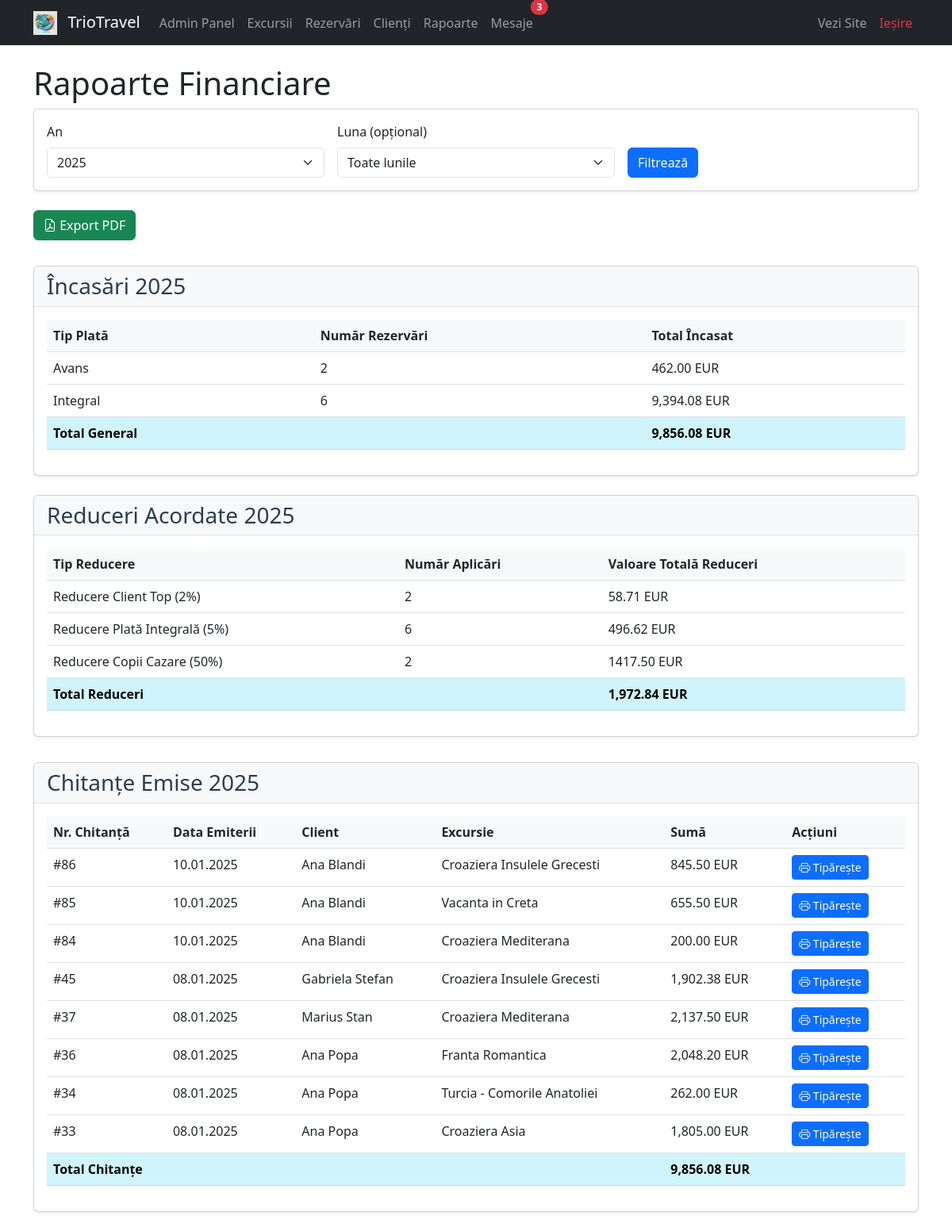
Screenshot of /admin/rapoarte.php (signed in) with the database file from the repository.
### tables this page shows
CREATE TABLE IF NOT EXISTS `chitante` (
  `id` bigint UNSIGNED NOT NULL AUTO_INCREMENT,
  `rezervare_id` int DEFAULT NULL,
  `suma` decimal(10,2) NOT NULL,
  `tip_operatie` varchar(20) DEFAULT 'plata',
  `data_plata` timestamp NULL DEFAULT CURRENT_TIMESTAMP,
  `creat_la` timestamp NULL DEFAULT CURRENT_TIMESTAMP,
  PRIMARY KEY (`id`),
  UNIQUE KEY `id` (`id`),
  KEY `fk_chitante_rezervari` (`rezervare_id`)
);

CREATE TABLE IF NOT EXISTS `excursii` (
  `id` bigint UNSIGNED NOT NULL AUTO_INCREMENT,
  `tip` varchar(50) NOT NULL,
  `oferta_speciala` varchar(50) DEFAULT NULL,
  `tip_masa` varchar(50) DEFAULT NULL,
  `sezon_id` int DEFAULT NULL,
  `nume` varchar(200) NOT NULL,
  `descriere` text,
  `data_inceput` date NOT NULL,
  `data_sfarsit` date NOT NULL,
  `pret_cazare_per_persoana` decimal(10,2) NOT NULL,
  `creat_la` timestamp NULL DEFAULT CURRENT_TIMESTAMP,
  `poza1` varchar(255) DEFAULT NULL,
  `poza2` varchar(255) DEFAULT NULL,
  `status` enum('activ','inactiv','anulat') DEFAULT 'activ',
  `tip_cazare_id` bigint UNSIGNED NOT NULL,
  `locatie_id` bigint UNSIGNED NOT NULL,
  `numar_nopti` int NOT NULL,
  PRIMARY KEY (`id`),
  UNIQUE KEY `id` (`id`),
  KEY `idx_excursii_date_tip` (`data_inceput`,`data_sfarsit`,`tip`),
  KEY `idx_excursii_status` (`status`),
  KEY `fk_excursii_tip_cazare` (`tip_cazare_id`),
  KEY `fk_excursii_locatii` (`locatie_id`)
);

### admin/rapoarte.php (the view, shortened to what this page needs)
<?php
require_once '../conexiune.php';
$result_ani = $conn->query("SELECT DISTINCT YEAR(data_creare) as an FROM rezervari ORDER BY an DESC");
$ani = [];
while ($row = $result_ani->fetch_assoc()) {
    $ani[] = $row['an'];
}
$luni = [
    1 => 'Ianuarie', 2 => 'Februarie', 3 => 'Martie',
    4 => 'Aprilie', 5 => 'Mai', 6 => 'Iunie',
    7 => 'Iulie', 8 => 'August', 9 => 'Septembrie',
    10 => 'Octombrie', 11 => 'Noiembrie', 12 => 'Decembrie'
];
$an_selectat = isset($_GET['an']) ? $_GET['an'] : date('Y');
$luna_selectata = isset($_GET['luna']) ? $_GET['luna'] : '';
?>
<!DOCTYPE html>
<html lang="ro">
<head>
    <link href="https://cdn.jsdelivr.net/npm/bootstrap@5.3.0/dist/css/bootstrap.min.css" rel="stylesheet">
    <link href="https://cdn.jsdelivr.net/npm/bootstrap-icons@1.7.2/font/bootstrap-icons.css" rel="stylesheet">
</head>
<body>
    <?php include('navbar.php'); ?>
    <div class="container mt-4">
        <h1>Rapoarte Financiare</h1>
        <div class="card mb-4">
            <div class="card-body">
                <form method="GET" class="row g-3">
                    <div class="col-md-4">
                        <label class="form-label">An</label>
                        <select name="an" class="form-select">
                            <?php foreach ($ani as $an): ?>
                                <option value="<?= $an ?>" <?= $an == $an_selectat ? 'selected' : '' ?>>
                                    <?= $an ?>
                                </option>
                            <?php endforeach; ?>
                        </select>
                    </div>
                    <div class="col-md-4">
                        <label class="form-label">Luna (opțional)</label>
                        <select name="luna" class="form-select">
                            <option value="">Toate lunile</option>
                        </select>
                    </div>
                    <div class="col-md-4">
                        <label class="form-label">&nbsp;</label>
                        <button type="submit" class="btn btn-primary d-block">Filtrează</button>
                    </div>
                </form>
            </div>
        </div>
        <div class="mb-3">
            <a href="export_raport.php?an=<?= $an_selectat ?><?= $luna_selectata ? '&luna='.$luna_selectata : '' ?>"
               class="btn btn-success">
                <i class="bi bi-file-earmark-pdf"></i> Export PDF
            </a>
        </div>
        <div class="card mb-4">
            <div class="card-header">
                <h3>Încasări <?= $luna_selectata ? $luni[$luna_selectata] . ' ' : '' ?><?= $an_selectat ?></h3>
            </div>
            <div class="card-body">
                <table class="table">
                    <thead>
                        <tr>
                            <th>Tip Plată</th>
                            <th>Număr Rezervări</th>
                            <th>Total Încasat</th>
                        </tr>
                    </thead>
                    <tbody>
                        <?php
                        $sql_incasari = "
                            SELECT
                                r.status_plata,
                                COUNT(DISTINCT r.id) as numar_rezervari,
                                COALESCE(SUM(ch.suma), 0) as total_incasat
                            FROM rezervari r
                            LEFT JOIN chitante ch ON r.id = ch.rezervare_id AND ch.tip_operatie = 'plata'
                            WHERE YEAR(r.data_creare) = ?
                            " . ($luna_selectata ? "AND MONTH(r.data_creare) = ?" : "") . "
                            AND r.status_plata != 'anulata'
                            GROUP BY r.status_plata";
                        $stmt = $conn->prepare($sql_incasari);
                        if ($luna_selectata) {
                            $stmt->bind_param("ii", $an_selectat, $luna_selectata);
                        } else {
                            $stmt->bind_param("i", $an_selectat);
                        }
                        $stmt->execute();
                        $result_incasari = $stmt->get_result();
                        $total_general = 0;
                        while ($row = $result_incasari->fetch_assoc()):
                            $total_general += $row['total_incasat'];
                        ?>
                            <tr>
                                <td><?= ucfirst($row['status_plata']) ?></td>
                                <td><?= $row['numar_rezervari'] ?></td>
                                <td><?= number_format($row['total_incasat'], 2) ?> EUR</td>
                            </tr>
                        <?php endwhile; ?>
                        <tr class="table-info">
                            <td><strong>Total General</strong></td>
                            <td></td>
                            <td><strong><?= number_format($total_general, 2) ?> EUR</strong></td>
                        </tr>
                    </tbody>
                </table>
            </div>
        </div>
        <div class="card">
            <div class="card-header">
                <h3>Reduceri Acordate <?= $luna_selectata ? $luni[$luna_selectata] . ' ' : '' ?><?= $an_selectat ?></h3>
            </div>
            <div class="card-body">
                <table class="table">
                    <thead>
                        <tr>
                            <th>Tip Reducere</th>
                            <th>Număr Aplicări</th>
                            <th>Valoare Totală Reduceri</th>
                        </tr>
                    </thead>
                    <tbody>
                        <?php
                        $stmt = $conn->prepare($sql_reduceri);
                        if ($luna_selectata) {
                            $stmt->bind_param("ii", $an_selectat, $luna_selectata);
                        } else {
                            $stmt->bind_param("i", $an_selectat);
                        }
                        $stmt->execute();
                        $result_reduceri = $stmt->get_result();
                        $total_reduceri = 0;
                        if ($result_reduceri->num_rows > 0) {
                            while ($row = $result_reduceri->fetch_assoc()):
                                $total_reduceri += $row['valoare_reduceri'];
                        ?>
                                <tr>
                                    <td><?= htmlspecialchars($row['tip_reducere']) ?></td>
                                    <td><?= (int)$row['numar_aplicari'] ?></td>
                                    <td><?= sprintf('%.2f', floatval($row['valoare_reduceri'])) ?> EUR</td>
                                </tr>
                        <?php endwhile;
                        } else { ?>
                            <tr>
                                <td colspan="3" class="text-center">Nu există reduceri în perioada selectată</td>
                            </tr>
                        <?php } ?>
                        <tr class="table-info">
                            <td><strong>Total Reduceri</strong></td>
                            <td></td>
                            <td><strong><?= number_format($total_reduceri, 2) ?> EUR</strong></td>
                        </tr>
                    </tbody>
                </table>
            </div>
        </div>
        <div class="card mb-4">
            <div class="card-header">
                <h3>Chitanțe Emise <?= $luna_selectata ? $luni[$luna_selectata] . ' ' : '' ?><?= $an_selectat ?></h3>
            </div>
            <div class="card-body">
                <table class="table">
                    <thead>
                        <tr>
                            <th>Nr. Chitanță</th>
                            <th>Data Emiterii</th>
                            <th>Client</th>
                            <th>Excursie</th>
                            <th>Sumă</th>
                            <th>Acțiuni</th>
                        </tr>
                    </thead>
                    <tbody>
                        <?php
                        $sql = "SELECT ch.id as chitanta_id,
                                DATE(ch.data_plata) as data_emiterii,
                                CONCAT(p.prenume, ' ', p.nume) as nume_client,
                                e.nume as nume_excursie,
                                ch.suma,
                                r.id as rezervare_id
                                FROM chitante ch
                                JOIN rezervari r ON ch.rezervare_id = r.id
                                JOIN excursii e ON r.excursie_id = e.id
                                JOIN participanti p ON r.id = p.rezervare_id
                                WHERE ch.tip_operatie = 'plata'
                                AND p.id = (
                                    SELECT MIN(id)
                                    FROM participanti
                                    WHERE rezervare_id = r.id
                                )
                                AND YEAR(ch.data_plata) = ?
                                ORDER BY ch.data_plata DESC";
                        $stmt = $conn->prepare($sql);
                        $stmt->bind_param("s", $an_selectat);
                        $stmt->execute();
                        $result_chitante = $stmt->get_result();
                        $total_chitante = 0;
                        while ($row = $result_chitante->fetch_assoc()):
                            $total_chitante += $row['suma'];
                        ?>
                            <tr>
                                <td>#<?= $row['chitanta_id'] ?></td>
                                <td><?= date('d.m.Y', strtotime($row['data_emiterii'])) ?></td>
                                <td><?= htmlspecialchars($row['nume_client']) ?></td>
                                <td><?= htmlspecialchars($row['nume_excursie']) ?></td>
                                <td><?= number_format($row['suma'], 2) ?> EUR</td>
                                <td>
                                    <a href="print_chitanta.php?chitanta_id=<?= $row['chitanta_id'] ?>"
                                       class="btn btn-sm btn-primary" target="_blank">
                                        <i class="bi bi-printer"></i> Tipărește
                                    </a>
                                </td>
                            </tr>
                        <?php endwhile; ?>
                        <tr class="table-info">
                            <td colspan="4"><strong>Total Chitanțe</strong></td>
                            <td colspan="2"><strong><?= number_format($total_chitante, 2) ?> EUR</strong></td>
                        </tr>
                    </tbody>
                </table>
            </div>
        </div>
    </div>
</body>
</html>

### admin/rapoarte.php (style rules this page uses)
.card { margin-bottom: 2rem; box-shadow: 0 0.125rem 0.25rem rgba(0, 0, 0, 0.075); }
.card-header { background-color: #f8f9fa; border-bottom: 1px solid #dee2e6; }
.card-header h3 { margin-bottom: 0; color: #2c3e50; }
.table-info { background-color: #e3f2fd; }
.btn-success { margin-bottom: 1rem; }
.table th { background-color: #f8f9fa; }

### rows the page displays
chitante: id "86", data_emiterii "10.01.2025", nume_client "Ana Blandi", excursii.nume "Croaziera Insulele Grecesti", suma "845.50"
chitante: id "85", data_emiterii "10.01.2025", nume_client "Ana Blandi", excursii.nume "Vacanta in Creta", suma "655.50"
chitante: id "84", data_emiterii "10.01.2025", nume_client "Ana Blandi", excursii.nume "Croaziera Mediterana", suma "200.00"
chitante: id "45", data_emiterii "08.01.2025", nume_client "Gabriela Stefan", excursii.nume "Croaziera Insulele Grecesti", suma "1,902.38"
chitante: id "37", data_emiterii "08.01.2025", nume_client "Marius Stan", excursii.nume "Croaziera Mediterana", suma "2,137.50"
chitante: id "36", data_emiterii "08.01.2025", nume_client "Ana Popa", excursii.nume "Franta Romantica", suma "2,048.20"
chitante: id "34", data_emiterii "08.01.2025", nume_client "Ana Popa", excursii.nume "Turcia - Comorile Anatoliei", suma "262.00"
chitante: id "33", data_emiterii "08.01.2025", nume_client "Ana Popa", excursii.nume "Croaziera Asia", suma "1,805.00"

### other values shown
$mesaje_necitite "3"
$an_selectat "2025"
$row['status_plata'] "Avans"
$row['numar_rezervari'] "2"
$row['total_incasat'] "462.00"
$row['status_plata'] "Integral"
$row['numar_rezervari'] "6"
$row['total_incasat'] "9,394.08"
$total_general "9,856.08"
$row['tip_reducere'] "Reducere Client Top (2%)"
$row['numar_aplicari'] "2"
$row['valoare_reduceri'] "58.71"
$row['tip_reducere'] "Reducere Plată Integrală (5%)"
$row['numar_aplicari'] "6"
$row['valoare_reduceri'] "496.62"
